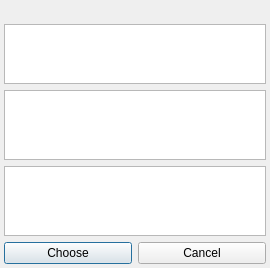
<?xml version="1.0" encoding="UTF-8"?>
<ui version="4.0">
 <class>activityDialogClass</class>
 <widget class="QDialog" name="activityDialogClass">
  <property name="geometry">
   <rect>
    <x>0</x>
    <y>0</y>
    <width>270</width>
    <height>260</height>
   </rect>
  </property>
  <property name="windowTitle">
   <string>Choose your activity</string>
  </property>
  <property name="windowIcon">
   <iconset>
    <normaloff>:/icons/crystal_project/statuses.png</normaloff>:/icons/crystal_project/statuses.png</iconset>
  </property>
  <layout class="QGridLayout" name="gridLayout">
   <property name="margin">
    <number>4</number>
   </property>
   <item row="0" column="0" colspan="2">
    <widget class="QLabel" name="captionEdit">
     <property name="font">
      <font>
       <weight>75</weight>
       <bold>true</bold>
      </font>
     </property>
     <property name="text">
      <string/>
     </property>
    </widget>
   </item>
   <item row="1" column="0" colspan="2">
    <widget class="QTextEdit" name="textEdit">
     <property name="maximumSize">
      <size>
       <width>16777215</width>
       <height>60</height>
      </size>
     </property>
     <property name="verticalScrollBarPolicy">
      <enum>Qt::ScrollBarAlwaysOff</enum>
     </property>
     <property name="horizontalScrollBarPolicy">
      <enum>Qt::ScrollBarAlwaysOff</enum>
     </property>
    </widget>
   </item>
   <item row="2" column="0" colspan="2">
    <widget class="QListWidget" name="generalList">
     <property name="showDropIndicator" stdset="0">
      <bool>false</bool>
     </property>
     <property name="dragDropMode">
      <enum>QAbstractItemView::NoDragDrop</enum>
     </property>
     <property name="movement">
      <enum>QListView::Static</enum>
     </property>
     <property name="spacing">
      <number>5</number>
     </property>
     <property name="viewMode">
      <enum>QListView::IconMode</enum>
     </property>
    </widget>
   </item>
   <item row="3" column="0" colspan="2">
    <widget class="QListWidget" name="specificList">
     <property name="showDropIndicator" stdset="0">
      <bool>false</bool>
     </property>
     <property name="dragDropMode">
      <enum>QAbstractItemView::NoDragDrop</enum>
     </property>
     <property name="movement">
      <enum>QListView::Static</enum>
     </property>
     <property name="spacing">
      <number>5</number>
     </property>
     <property name="viewMode">
      <enum>QListView::IconMode</enum>
     </property>
    </widget>
   </item>
   <item row="4" column="0">
    <widget class="QPushButton" name="chooseButton">
     <property name="text">
      <string>Choose</string>
     </property>
     <property name="icon">
      <iconset>
       <normaloff>:/icons/crystal_project/apply.png</normaloff>:/icons/crystal_project/apply.png</iconset>
     </property>
    </widget>
   </item>
   <item row="4" column="1">
    <widget class="QPushButton" name="cancelButton">
     <property name="text">
      <string>Cancel</string>
     </property>
     <property name="icon">
      <iconset>
       <normaloff>:/icons/crystal_project/cancel.png</normaloff>:/icons/crystal_project/cancel.png</iconset>
     </property>
    </widget>
   </item>
  </layout>
 </widget>
 <layoutdefault spacing="6" margin="11"/>
 <resources>
  <include location="../../../qutim.qrc"/>
 </resources>
 <connections>
  <connection>
   <sender>cancelButton</sender>
   <signal>clicked()</signal>
   <receiver>activityDialogClass</receiver>
   <slot>reject()</slot>
   <hints>
    <hint type="sourcelabel">
     <x>170</x>
     <y>260</y>
    </hint>
    <hint type="destinationlabel">
     <x>194</x>
     <y>260</y>
    </hint>
   </hints>
  </connection>
 </connections>
</ui>
